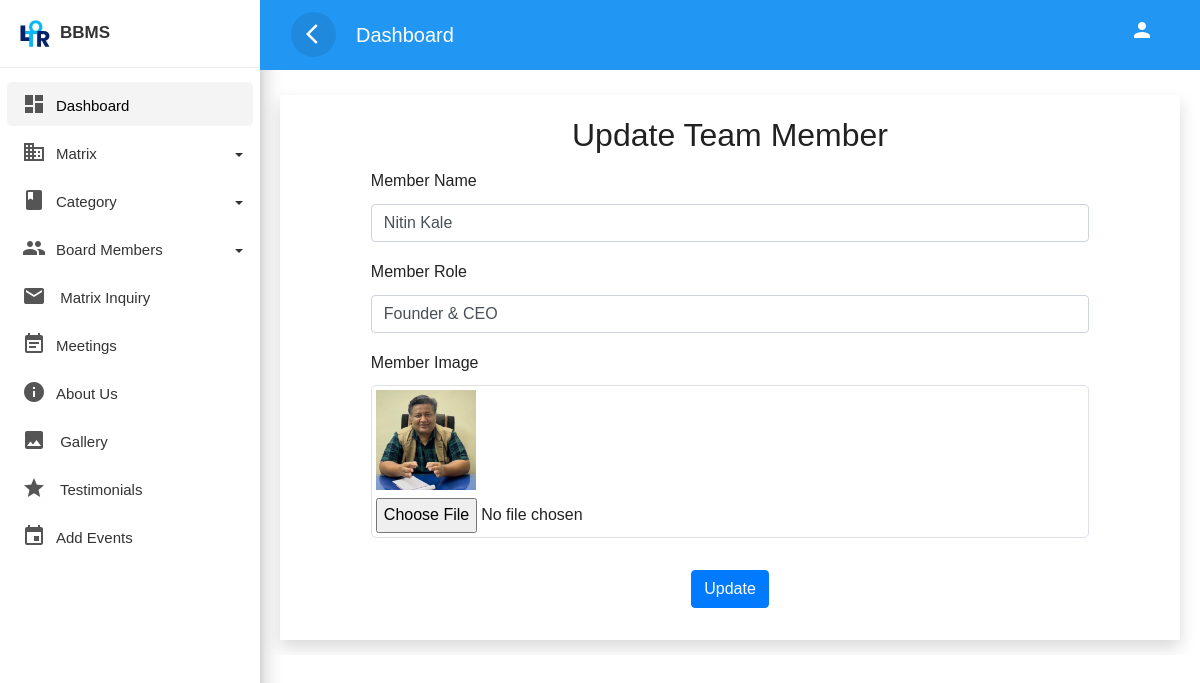
Screenshot of /ppsltor/admin/UpdateTeamMember.php?updateid=7 with the database file from the repository.
### tables this page shows
CREATE TABLE `team_members` (
  `id` int(11) NOT NULL,
  `member_name` varchar(255) NOT NULL,
  `member_role` varchar(255) NOT NULL,
  `member_image` varchar(255) NOT NULL,
  `status` int(11) DEFAULT 1
);

### ppsltor/admin/UpdateTeamMember.php (the view, shortened to what this page needs)
<?php
include 'connection.php';
$Id = $_GET['updateid'] ?? '';
$sql = "SELECT * FROM team_members WHERE id ='$Id'";
$result = mysqli_query($con, $sql);
if (mysqli_num_rows($result) > 0) {
    $row = mysqli_fetch_assoc($result);
    $memberName = $row['member_name'];
    $memberRole = $row['member_role'];
    $memberImage = $row['member_image'];
} else {
    echo "<script>alert('Problem in retrieval of data.')</script>";
}
?>
<!doctype html>
<html lang="en">
<head>
    <link rel="stylesheet" href="css/bootstrap.min.css">
    <link rel="stylesheet" href="css/custom.css">
</head>
<body>
    <div class="wrapper">
        <?php require 'sidebar.php'?>
        <div id="content" style="background-color:white;">
            <div class="top-navbar">
                <nav class="navbar navbar-expand-lg">
                    <div class="container-fluid">
                        <button type="button" id="sidebarCollapse" class="d-xl-block d-lg-block d-md-mone d-none">
                            <span class="material-icons">arrow_back_ios</span>
                        </button>
                        <a class="navbar-brand" href="#"> Dashboard </a>
                        <div class="collapse navbar-collapse d-lg-block d-xl-block d-sm-none d-md-none d-none"
                            id="navbarSupportedContent">
                            <ul class="nav navbar-nav ml-auto">
                                <li class="nav-item">
                                    <a class="nav-link" href="#">
                                        <span class="material-icons">person</span>
                                    </a>
                                </li>
                            </ul>
                        </div>
                    </div>
                </nav>
            </div>
            <div class="main-content">
            <div class="container card shadow p-3 bg-white rounded">
                    <h2 class="text-center">Update Team Member</h2>
                    <div class="row justify-content-center">
                        <div class="col-md-10">
                            <form action="" method="post" enctype="multipart/form-data">
                                <div class="form-group">
                                    <label for="memberName">Member Name</label>
                                    <input type="text" class="form-control" id="memberName" name="memberName" value="<?php echo $memberName; ?>" required>
                                </div>
                                <div class="form-group">
                                    <label for="memberRole">Member Role</label>
                                    <input type="text" class="form-control" id="memberRole" name="memberRole" value="<?php echo $memberRole; ?>" required>
                                </div>
                                <div class="form-group">
                                    <label for="memberImage">Member Image</label><br>
                                    <div class="border p-1" style="border-radius: 5px;">
                                        <img src="<?php echo $memberImage; ?>" alt="Member Image"
                                            style="max-width: 100px; max-height: 100px;">
                                        <input type="file" class="form-control-file mt-2" id="memberImage"
                                            name="memberImage" accept="image/*">
                                    </div>
                                </div>
                                <div class="form-group text-center">
                                    <input type="submit" class="btn btn-primary mt-3" name="update" value="Update">
                                </div>
                            </form>
                        </div>
                    </div>
                </div>
            </div>
        </div>
    </div>
</body>
</html>

### ppsltor/admin/css/custom.css (style rules this page uses)
body, html { line-height: 1.8; font-family: 'Cambria', sans-serif; color: black; text-transform:capitalize; text-rendering: optimizeLegibility !important; -webkit-font-smoothing: antialiased !important; font-weight: 400; margin:0px; padding:0px; }
h1, h2, h3, h4, h5, h6, .h1, .h2, .h3, .h4 { font-weight: 400; line-height: 1.5em; }
a { color: #333; font-weight: 400; }
button { cursor:pointer; }
ul, ol { padding: 0; margin:0px; list-style: none; }
a, a:hover, a:focus { color: #333; text-decoration: none; transition: all 0.3s; }
.material-icons { font-family: 'Material Icons'; font-weight: normal; font-style: normal; font-size: 24px; display: inline-block; line-height: 1; text-transform: none; letter-spacing: normal; word-wrap: normal; white-space: nowrap; direction: ltr; -webkit-font-smoothing: antialiased; text-rendering: optimizeLegibility; -moz-osx-font-smoothing: grayscale; font-feature-settings: 'liga'; }
.wrapper { position: relative; width:100%; overflow:auto; }
#content { position: relative; transition: all 0.3s; background-color: #EEEEEE; }
.top-navbar { position: fixed; width: calc(100% - 260px); margin-left: 0px; z-index: 1000; }
.main-content { padding:10px 20px 0px 20px; position: relative; width: 100%; margin-top: 70px; }
.navbar { background-color: #2196F3; color: #FFFFFF; }
.navbar-brand { color: #FFFFFF; }
.navbar button { background-color:transparent; border:none; }
.navbar button span { color:#fff; }
#sidebarCollapse { border-radius:50%; width:45px; height:45px; text-align:center; line-height:45px; margin-right:20px; border:none; color: #FFFFFF; background-color: rgba(0, 0, 0, 0.09); }
#sidebarCollapse span { margin: 9px; padding: 0px; }
.navbar-nav > li > a { color: #FFFFFF; }
.navbar-nav li a { position: relative; display: block; padding: 10px 15px!important; }
.card { margin: 10px 0; }
.card { border-radius: 0px!important; }
.card { display: inline-block; position: relative; border:none!important; width: 100%; margin:15px 0; box-shadow: 0 1px 2px rgb(0 0 0 / 8%); border-radius: 6px; color: rgba(0,0,0, 0.87); background: #fff; }
@media only screen and (min-width:992px) { #content { width: calc(100% - 260px); position: relative; float: right; transition: all 0.3s; background-color: #EEEEEE; } }

### rows the page displays
team_members: memberName "Nitin Kale", memberRole "Founder & CEO", member_image (picture)
